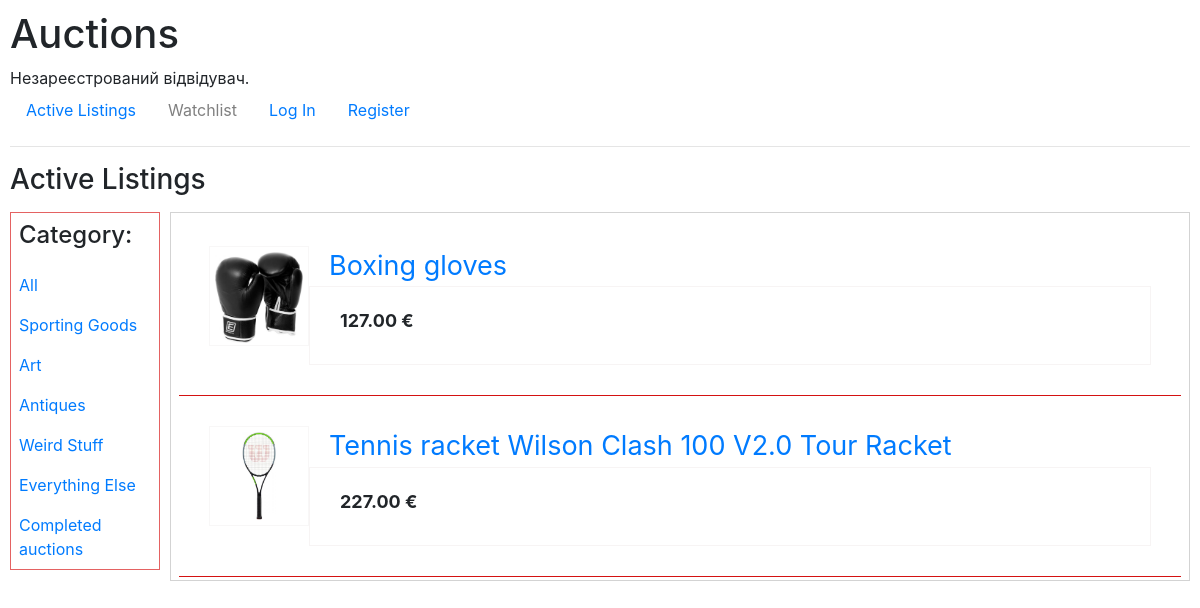
Before: /1 with the older database file.
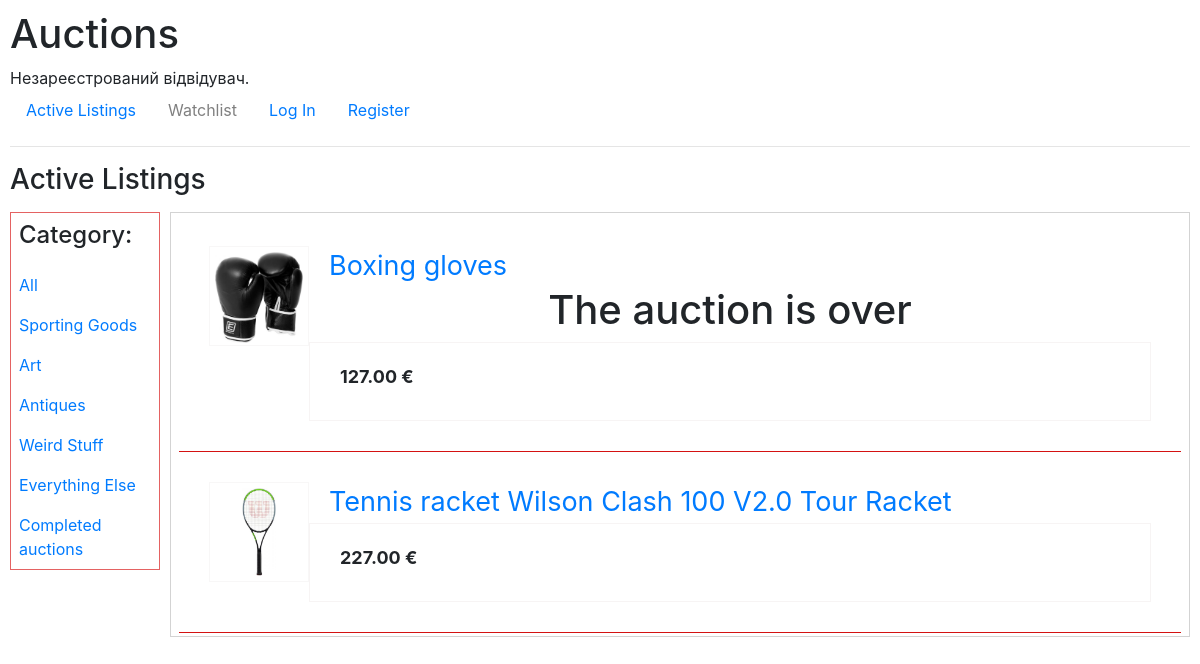
After: the same page with the newer database file.
### auctions/models.py (models this page shows, shortened)
class Lot(models.Model):
    title = models.CharField(max_length=180)
    photo = models.ImageField(upload_to='images', blank=True)
    categories = models.ManyToManyField(Category, blank=True, related_name='category_lot')
    owner_name = models.ForeignKey(User, on_delete=models.CASCADE)
    description = models.CharField(max_length=200, blank=True)
    starting_price = models.DecimalField(max_digits=10, decimal_places=2)
    end_auction = models.BooleanField(default=False)

class Bid(models.Model):
    bid = models.DecimalField(max_digits=10, decimal_places=2)
    bid_author = models.ForeignKey(User, on_delete=models.CASCADE, null=True)
    bid_item = models.ForeignKey(Lot, on_delete=models.CASCADE, null=True, related_name="bids")
    def __str__(self):
        return str(self.bid)

### auctions/views.py (the view)
# urls.py: path("<int:category_id>", views.lot_category, name="lot_category"),
def lot_category(request, category_id):
    item_category = Category.objects.get(pk=category_id)
    lot_categories = item_category.category_lot.all()
    category = Category.objects.all()
    return render(request, "auctions/lot_of_category.html", {
        "lot_categories": lot_categories,
        "categories": category,
    })

### auctions/templates/auctions/lot_of_category.html
{% extends "auctions/layout_auction.html" %}
{% block listing %}
      <div class="body-text">
         {% for item in lot_categories %}
            <div class="activ_list">
               <a href="{% url 'lot' item.id %}" >
                  <div class="img">
                     <img src="media/{{ item.photo}}" style="max-width: 100%; height: auto;"></img>
                  </div>
               </a>
               <a href="{% url 'lot' item.id %}">
                  <div class="title">{{ item.title }}</div>
               </a>
               {% if item.end_auction %}
                  <h1 align="center">The auction is over</h1>
               {% endif %}
               <div class="price"><strong>{{ item.bids.last }} &#8364</strong></div>
            </div>
         {% endfor %}
      </div>
{% endblock %}

Changed rows visible on the page:
changed Lot "Boxing gloves": now shows "The auction is over"
